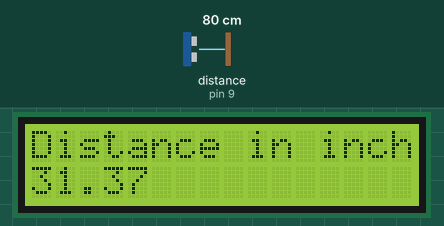
This sketch was run on a simulated Arduino Uno, built with avr-gcc and run on an emulated ATmega328P. On the bench: 16×2 character LCD. Wiring (inferred from the names in the program): ultrasonic range finder: trigger pin 8; echo pin 9. Inputs (shaded band) come from the test bench; at power-on: distance to the obstacle (sensor on pin 9) 80 cm. The echo pulse lasts 58.3 µs per cm.

Above: at 1.2 s.
1.3 s: distance to the obstacle (sensor on pin 9) set to 4 cm
At 2.1 s:
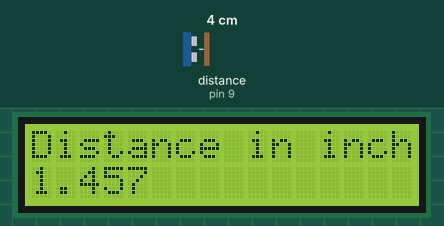
4.1 s: distance to the obstacle (sensor on pin 9) set to 2 cm
At 4.9 s:
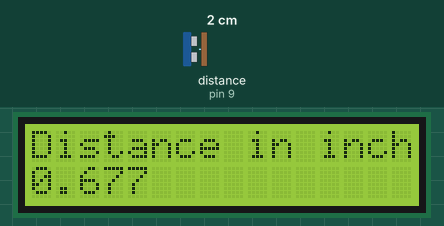
5.6 s: distance to the obstacle (sensor on pin 9) set to 18 cm
At 6.9 s:
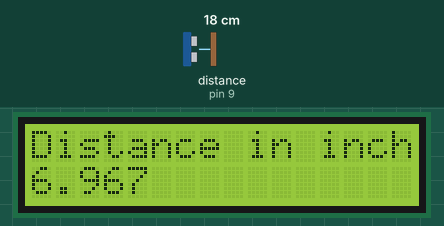
Timing chart, 0 to 8.6 s (numbered marks = the images above; inputs shaded):
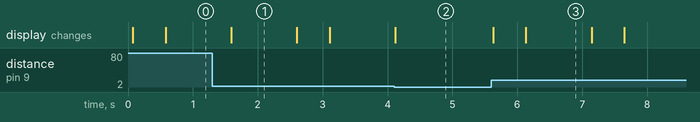

Measured:
- after the input at 1.3 s, the display: changes after 0.29 s (image 1)
- after the input at 4.1 s, the display: changes at once (image 2)
- after the input at 5.6 s, the display: first changes at once (image 3 shows a later state)
- what the display in image 1 shows lasts 1.0 s, from 1.6 s to 2.6 s

The sketch:

ultrasonic_sensor_with_lcd.ino
```cpp
#include<LiquidCrystal.h>
int rs = 2, en = 3, d4 = 4, d5=5,d6 = 6,d7 = 7;
int triggerPin =8, echoPin = 9;
float travelTime, travelDistance, distance;

LiquidCrystal lcd(rs , en, d4,d5,d6,d7);

void setup() {
  // put your setup code here, to run once:
  pinMode (triggerPin, OUTPUT);
  pinMode(echoPin, INPUT);
  lcd.begin(16,2);
}

void loop() {
  // put your main code here, to run repeatedly:
  digitalWrite(triggerPin ,LOW);
  delayMicroseconds(10);
  digitalWrite(triggerPin ,HIGH);
  delayMicroseconds(10);
  digitalWrite(triggerPin ,LOW);
  travelTime = pulseIn(echoPin, HIGH);
  travelDistance = travelTime *.013503;
  distance = travelDistance/2.0;
  lcd.setCursor(0,0);
  lcd.print("Distance in inchs: ");
  lcd.setCursor(0,1);
  lcd.print(distance);
  delay(500);
}
```
